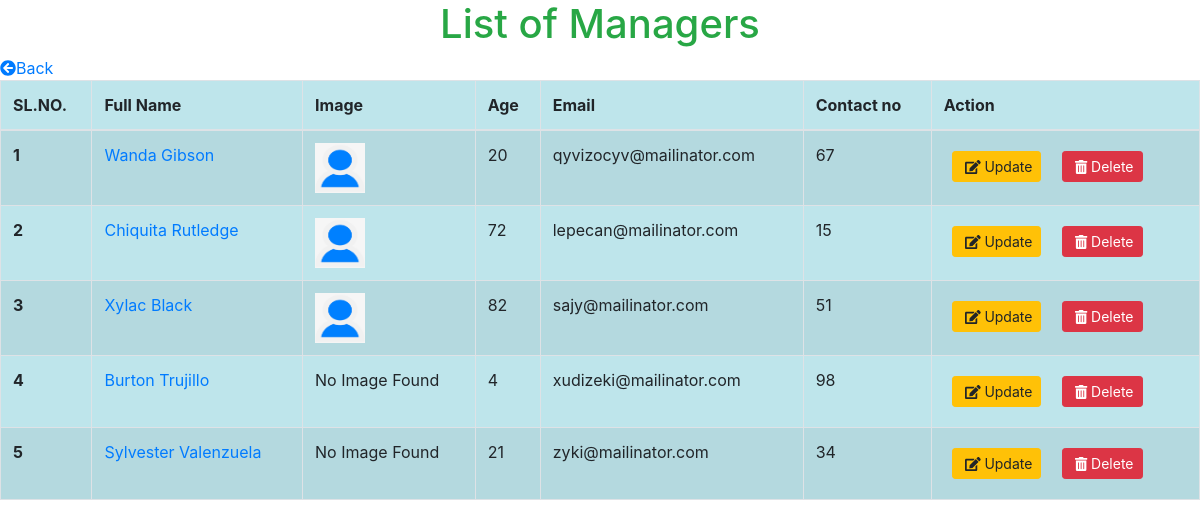
The app's page /manager/managerlist, older data.
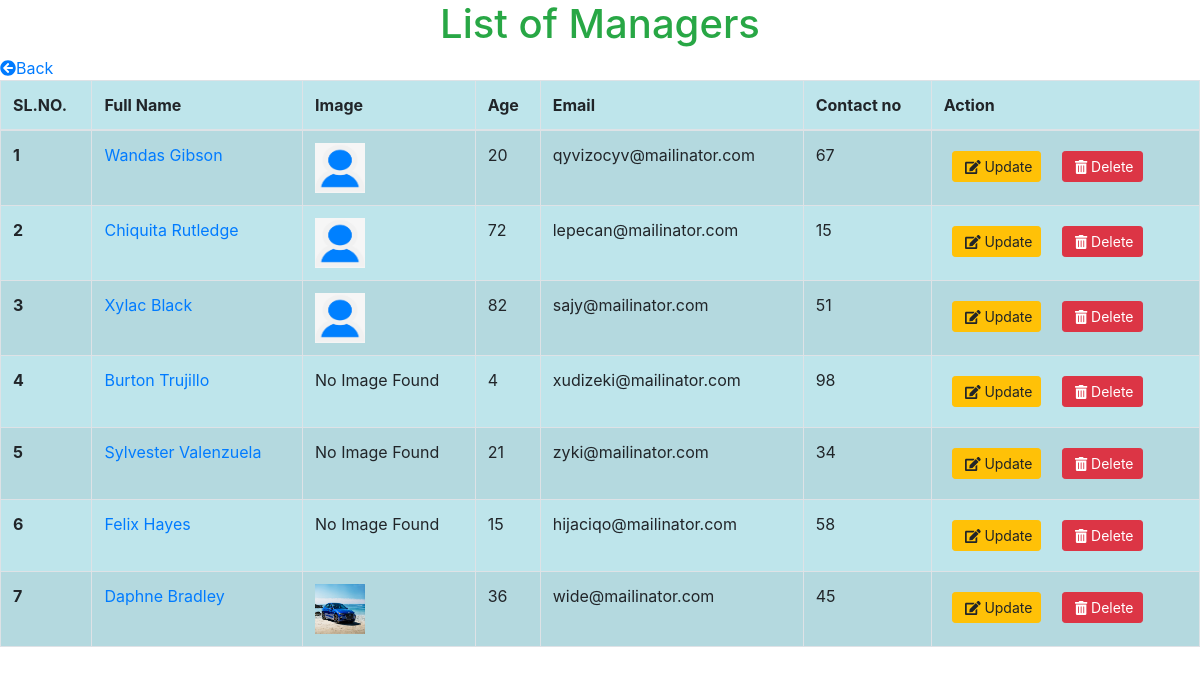
The same page, newer data.
### manager/models.py (models this page shows)
class Manager(models.Model):
    first_name = models.CharField(max_length=20, default="")
    last_name = models.CharField(max_length=20, default="")
    age = models.IntegerField(null=True,blank=True)
    email = models.EmailField(null=True, blank=True)
    contactno = models.IntegerField(default=0)
    photo = models.ImageField(upload_to='manager/photo/', null=True, blank=True)

### manager/views.py (the view)
# urls.py: path('managerlist', managerlist, name='managerlist'),
def managerlist(request):
    manager_list = Manager.objects.all()
    return render(request, 'manager/managerlist.html',locals())

### templates/manager/managerlist.html (shortened to what this page needs)
<!DOCTYPE html>
<html lang="en">
<head>
    <link rel="stylesheet" href="https://maxcdn.bootstrapcdn.com/bootstrap/4.0.0/css/bootstrap.min.css"
>
</head>
<body>
    <center class='text-success'>
        <h1> List of Managers </h1>
    </center>
    <a class='link' href="{% url 'manager' %}"><i class="fas fa-arrow-circle-left"></i>Back</a>
    <table class="table table-striped table-hover table-condensed table-bordered table-info">
        <thead>
            <tr>
                <th scope="col">SL.NO.</th>
                <th scope="col">Full Name</th>
                <th scope="col">Image</th>
                <th scope="col">Age</th>
                <th scope="col">Email</th>
                <th scope="col">Contact no</th>
                <th>Action</th>
            </tr>
        </thead>
        <tbody>
            {% for mg in manager_list %}
            <tr>
                <th scope="row">{{forloop.counter}}</th>
                <td><a href="{% url 'profile' mg.id %}"> {{mg.first_name}}
                        {{mg.last_name}}</a></td>
                <td>
                    {% if mg.photo %}
                        <img src='{{mg.photo.url}}' height=50 width=50>
                        {% else %}
                            No Image Found
                        {% endif %}
                </td>
                <td>{{mg.age}}</td>
                <td>{{mg.email}}</td>
                <td>{{mg.contactno}}</td>
                <td>
                     <a class="btn btn-warning btn-sm m-2" href="{% url 'edit_manager' mg.id %}"> <i class="fas fa-edit ml-1"></i> Update</a>
                    <a class="btn btn-danger btn-sm m-2" href="{% url 'delete' mg.id %}"> <i class="fas fa-trash-alt ml-1"></i> Delete</a>
                </td>
            </tr>
            {% endfor %}
        </tbody>
    </table>
</body>
</html>

Row changes from the older to the newer data that the page shows:
changed Manager "Gibson": first_name "Wanda" → "Wandas"
added Manager: first_name "Felix", last_name "Hayes", photo "No Image Found", age "15", email "hijaciqo@mailinator.com", contactno "58"
added Manager: first_name "Daphne", last_name "Bradley", photo (picture), age "36", email "wide@mailinator.com", contactno "45"
